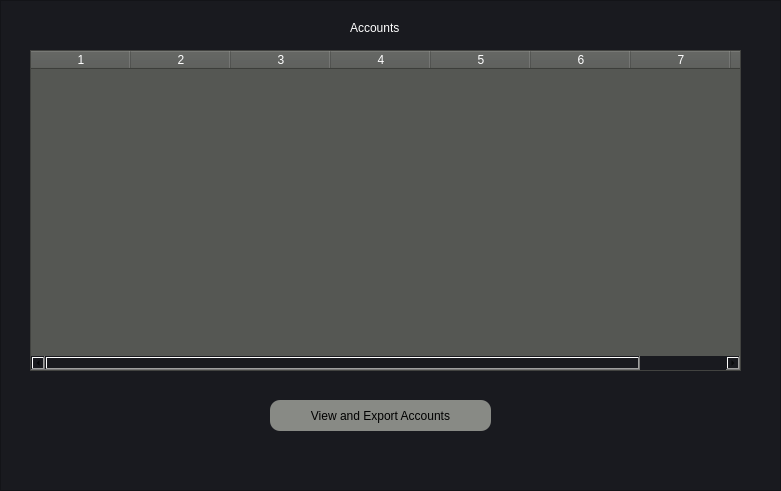
   <widget class="QFrame" name="useraccountsFrame">
    <property name="geometry">
     <rect>
      <x>249</x>
      <y>89</y>
      <width>781</width>
      <height>491</height>
     </rect>
    </property>
    <property name="styleSheet">
     <string notr="true">background-color: #191a1f</string>
    </property>
    <property name="frameShape">
     <enum>QFrame::StyledPanel</enum>
    </property>
    <property name="frameShadow">
     <enum>QFrame::Raised</enum>
    </property>
    <widget class="QPushButton" name="accountsButton">
     <property name="geometry">
      <rect>
       <x>270</x>
       <y>400</y>
       <width>221</width>
       <height>31</height>
      </rect>
     </property>
     <property name="styleSheet">
      <string notr="true">QPushButton#accountsButton{
background-color: rgb(136, 138, 133);
font: 87 12pt &quot;Latin Modern Sans&quot;;
color: rgb(0, 0, 0);
border-style: outset;
border-radius: 10px;
}

QPushButton#accountsButton:hover{
background-color: #1483fe;
color: rgb(255, 255, 255);
}
</string>
     </property>
     <property name="text">
      <string>View and Export Accounts</string>
     </property>
    </widget>
    <widget class="QTableWidget" name="accountsTable">
     <property name="geometry">
      <rect>
       <x>30</x>
       <y>50</y>
       <width>711</width>
       <height>321</height>
      </rect>
     </property>
     <property name="sizePolicy">
      <sizepolicy hsizetype="Expanding" vsizetype="Ignored">
       <horstretch>0</horstretch>
       <verstretch>0</verstretch>
      </sizepolicy>
     </property>
     <property name="styleSheet">
      <string notr="true">background-color: rgb(85, 87, 83);
color: white;
font: 10pt &quot;Latin Modern Sans&quot;;</string>
     </property>
     <property name="editTriggers">
      <set>QAbstractItemView::SelectedClicked</set>
     </property>
     <property name="rowCount">
      <number>0</number>
     </property>
     <property name="columnCount">
      <number>8</number>
     </property>
     <column/>
     <column/>
     <column/>
     <column/>
     <column/>
     <column/>
     <column/>
     <column/>
    </widget>
    <widget class="QLabel" name="accountsLabel">
     <property name="geometry">
      <rect>
       <x>350</x>
       <y>20</y>
       <width>71</width>
       <height>16</height>
      </rect>
     </property>
     <property name="styleSheet">
      <string notr="true">font: 12pt &quot;Latin Modern Sans&quot;;
color: rgb(255,255,255)</string>
     </property>
     <property name="text">
      <string>Accounts</string>
     </property>
    </widget>
    <zorder>accountsButton</zorder>
    <zorder>accountsLabel</zorder>
    <zorder>accountsTable</zorder>
   </widget>
